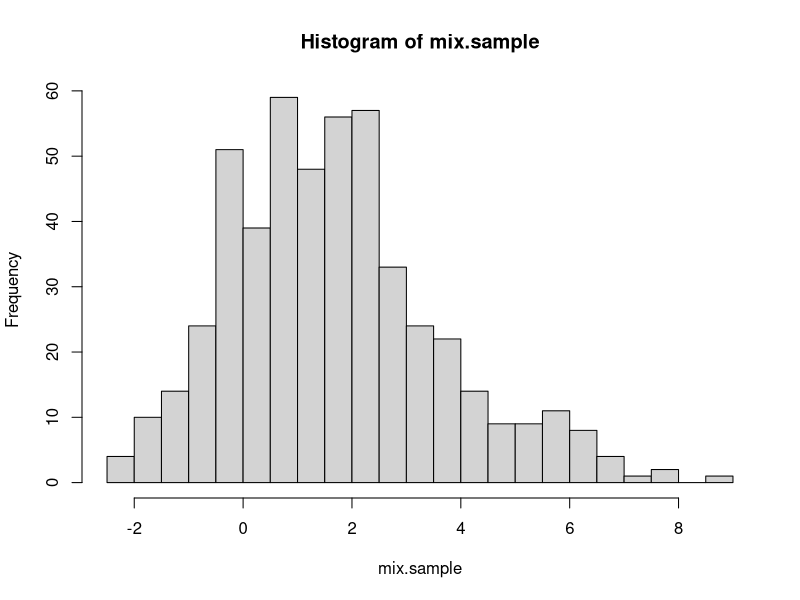
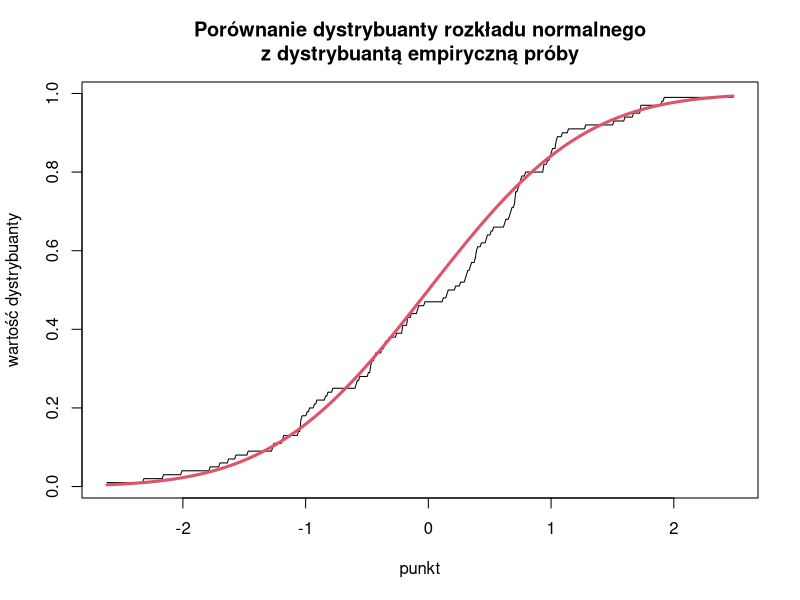
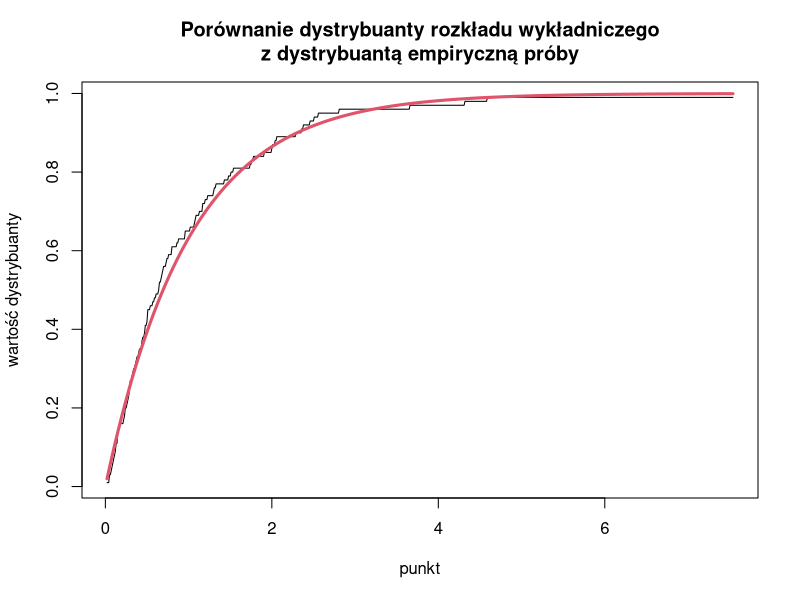
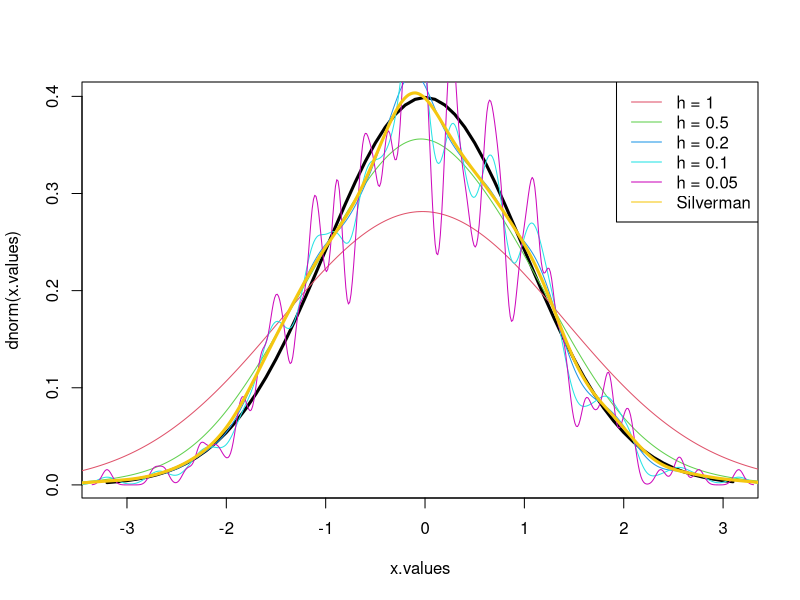
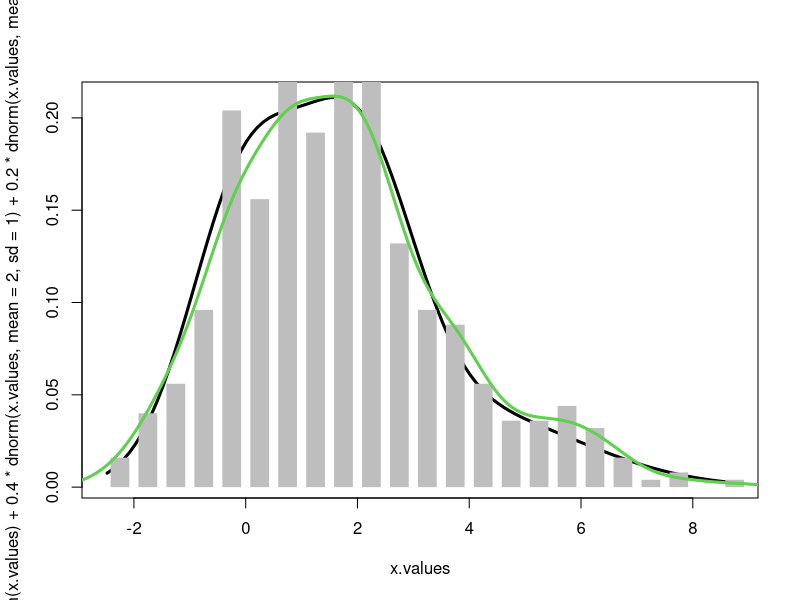

Generate these figures, in order, with R:
# problem 1

sample.cdf <- function(s, x) {
	return(sum(s <= x))
}

sample.size <- 100

png("norm_cdf.png")
norm.sample <- rnorm(sample.size)
x.values <- seq(min(norm.sample), max(norm.sample), by = 0.01)
plot(x.values, sapply(x.values, sample.cdf, s = norm.sample) / sample.size, main = "Porównanie dystrybuanty rozkładu normalnego\nz dystrybuantą empiryczną próby", ylab = "wartość dystrybuanty", xlab = "punkt", type = "l")
lines(x.values, pnorm(x.values), lwd = 3, col = 2)
dev.off()

png("exp_cdf.png")
exp.sample <- rexp(sample.size)
x.values <- seq(min(exp.sample), max(exp.sample), by = 0.01)
plot(x.values, sapply(x.values, sample.cdf, s = exp.sample) / sample.size, main = "Porównanie dystrybuanty rozkładu wykładniczego\nz dystrybuantą empiryczną próby", ylab = "wartość dystrybuanty", xlab = "punkt", type = "l")
lines(x.values, pexp(x.values), lwd = 3, col = 2)
dev.off()

# problem 2

sample.size <- 100
no.reps <- 1000
alpha <- 0.05
eps <- sqrt(log(2 / alpha) / 2 / sample.size)

norm.confidence <- 0
exp.confidence <- 0

for (i in 1:no.reps) {
	norm.sample <- rnorm(sample.size)
	norm.ecdf <- ecdf(norm.sample)
	if (all(abs(norm.ecdf(norm.sample) - pnorm(norm.sample)) <= eps)) {
		norm.confidence <- norm.confidence + 1
	}

	exp.sample <- rexp(sample.size)
	exp.ecdf <- ecdf(exp.sample)
	exp.ecdf
	if (all(abs(exp.ecdf(exp.sample) - pexp(exp.sample)) <= eps)) {
		exp.confidence <- exp.confidence + 1
	}
}
norm.confidence
exp.confidence

# problem 3

sample.size <- 500

norm.sample <- rnorm(sample.size)
silverman.bw <- 0.9 * min(sd(norm.sample, IQR(norm.sample) / 1.34)) * sample.size^(-1/5)
x.values <- seq(min(norm.sample), max(norm.sample), by = 0.1)

png("kernel.png")
plot(x.values, dnorm(x.values), type = "l", lwd = 3)
d1 <- density(norm.sample, bw = 1)
lines(d1, col = 2)
d2 <- density(norm.sample, bw = 0.5)
lines(d2, col = 3)
d3 <- density(norm.sample, bw = 0.2)
lines(d3, col = 4)
d4 <- density(norm.sample, bw = 0.1)
lines(d4, col = 5)
d5 <- density(norm.sample, bw = 0.05)
lines(d5, col = 6)
d6 <- density(norm.sample, bw = silverman.bw)
lines(d6, col = 7, lwd = 3)
legend(x = "topright", legend = c("h = 1", "h = 0.5", "h = 0.2", "h = 0.1", "h = 0.05", "Silverman"), lty = c(1, 1, 1, 1, 1, 1), col = c(2, 3, 4, 5, 6, 7))
dev.off()

# problem 4

sample.size <- 500

rmix <- function(n) {
	mix.sample <- c()
	for (i in 1:n) {
		r <- runif(1)
		if (r < 0.4) {
			mix.sample <- c(mix.sample, rnorm(1))
		} else if (r < 0.8) {
			mix.sample <- c(mix.sample, rnorm(1, mean = 2, sd = 1))
		} else {
			mix.sample <- c(mix.sample, rnorm(1, mean = 4, sd = 2))
		}
	}
	return(mix.sample)
}

mix.sample <- rmix(sample.size)

x.values <- seq(min(mix.sample), max(mix.sample), by = 0.1)
h <- hist(mix.sample, breaks = "Freedman-Diaconis")
png("mix.png")
plot(x.values, 0.4 * dnorm(x.values) + 0.4 * dnorm(x.values, mean = 2, sd = 1) + 0.2 * dnorm(x.values, mean = 4, sd = 2), type = "l", lwd = 3)
lines(h$mids, h$density, type = "h", lwd = 18, col = "gray", lend = 1)
silverman.bw <- 0.9 * min(sd(mix.sample, IQR(mix.sample) / 1.34)) * sample.size^(-1/5)
d <- density(mix.sample, bw = silverman.bw)
lines(d, col = 3, lwd = 3)
dev.off()

help("hist")
